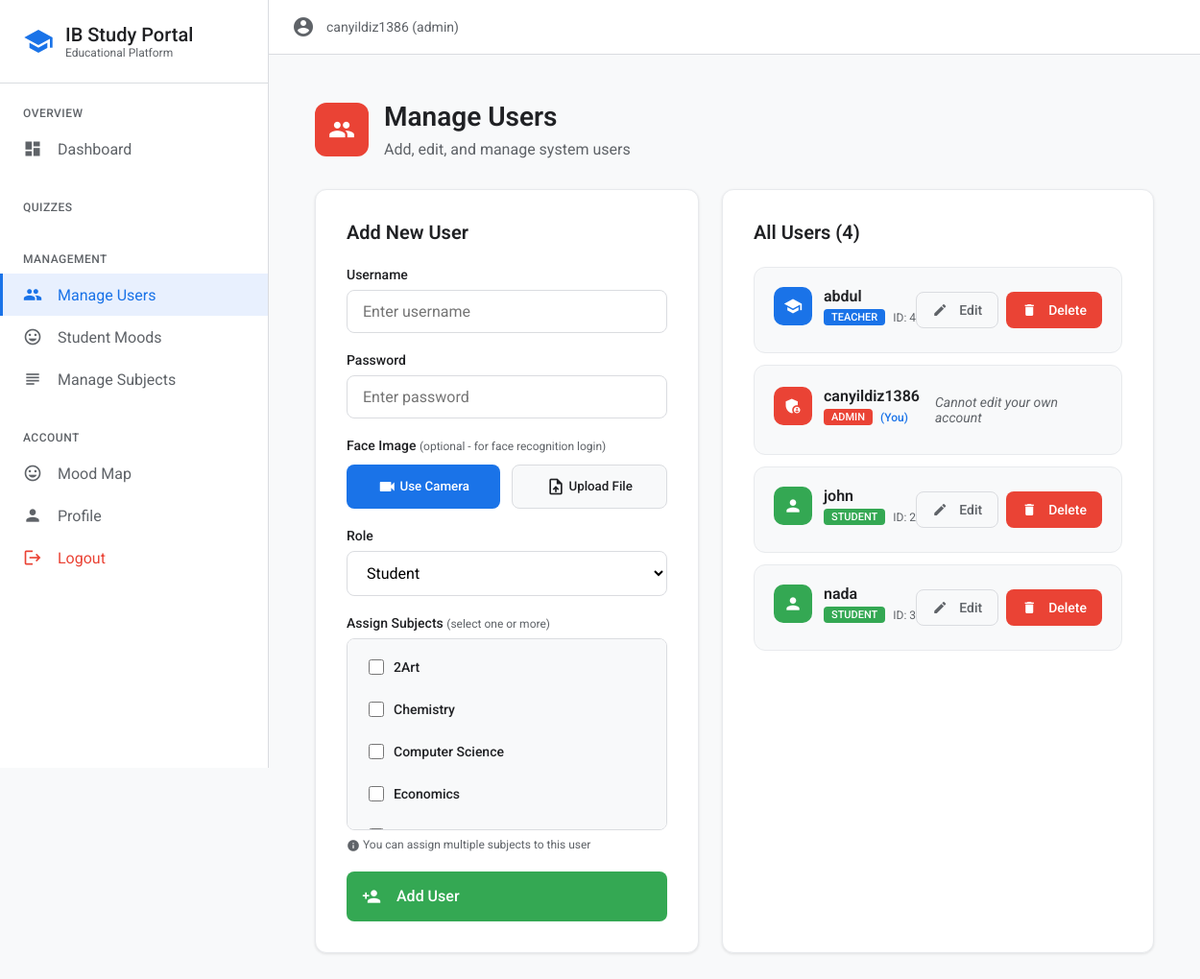
The page /admin (signed in) on the database its author committed.
### tables this page shows
CREATE TABLE users (id INTEGER PRIMARY KEY AUTOINCREMENT,username TEXT UNIQUE NOT NULL,password_hash TEXT NOT NULL,role TEXT NOT NULL DEFAULT 'student', face_image TEXT);

CREATE TABLE subjects (id INTEGER PRIMARY KEY AUTOINCREMENT,name TEXT UNIQUE NOT NULL);

### auth.py (the view)
	def wrapper(*args,**kwargs):
		if 'user_id' not in session:
			flash('Login required','error')
			return redirect(url_for('login'))
		if session.get('role')!='admin':
			flash('Only admin can access this','error')
			return redirect(url_for('login'))
		return f(*args,**kwargs)

### app.py (called while the page is built, shortened)
@app.context_processor
def inject_mood_theme():
	mood=session.get('user_mood')
	if mood:
		theme=get_mood_theme(mood)
		return {'user_mood':mood,'mood_theme':theme}
	return {'user_mood':None,'mood_theme':None}

@app.route('/admin',methods=['GET','POST'])
@admin_required
def admin():
	users,subjects=get_all_users(),get_subjects()
	return render_template('admin.html',users=users,all_subjects=subjects)

### auth.py (called while the page is built)
def admin_required(f):
	def wrapper(*args,**kwargs):
		if 'user_id' not in session:
			flash('Login required','error')
			return redirect(url_for('login'))
		if session.get('role')!='admin':
			flash('Only admin can access this','error')
			return redirect(url_for('login'))
		return f(*args,**kwargs)
	wrapper.__name__=f.__name__
	return wrapper

### db.py (called while the page is built)
def get_db_connection():return sqlite3.connect(DATABASE)

def get_all_users():
	conn=get_db_connection()
	cursor=conn.cursor()
	cursor.execute('SELECT id, username, role FROM users ORDER BY username')
	users=[{'id':row[0],'username':row[1],'role':row[2]} for row in cursor.fetchall()]
	conn.close()
	return users

def get_subjects():
	conn=get_db_connection()
	cursor=conn.cursor()
	cursor.execute('SELECT * FROM subjects ORDER BY name')
	subjects=[{'id':row[0],'name':row[1]} for row in cursor.fetchall()]
	conn.close()
	return subjects

### templates/admin.html (shortened to what this page needs)
{% extends "base.html" %}
{% block content %}
<div style="max-width: 1400px; margin: 0 auto; padding: 24px;">
    <div style="display: flex; align-items: center; gap: 16px; margin-bottom: 32px;">
        <div style="width: 56px; height: 56px; background: #ea4335; border-radius: 12px; display: flex; align-items: center; justify-content: center;">
            <span class="material-icons" style="font-size: 28px; color: white;">people</span>
        </div>
        <div>
            <h1 style="margin: 0 0 8px 0; font-size: 28px; font-weight: 600; color: #202124;">Manage Users</h1>
            <p style="margin: 0; color: #5f6368; font-size: 16px;">Add, edit, and manage system users</p>
        </div>
    </div>
    <div style="display: grid; grid-template-columns: 400px 1fr; gap: 24px;">
        <div style="background: white; padding: 32px; border-radius: 12px; border: 1px solid #e8eaed; box-shadow: 0 1px 3px rgba(0,0,0,0.1); height: fit-content;">
            <h2 style="margin: 0 0 24px 0; font-size: 20px; font-weight: 600; color: #202124;">Add New User</h2>
            <form method="POST" action="{{ url_for('admin') }}" enctype="multipart/form-data" style="display: flex; flex-direction: column; gap: 20px;">
                <div>
                    <label style="display: block; font-weight: 500; margin-bottom: 8px; color: #202124; font-size: 14px;">Username</label>
                    <input type="text" name="username" required placeholder="Enter username" class="google-input">
                </div>
                <div>
                    <label style="display: block; font-weight: 500; margin-bottom: 8px; color: #202124; font-size: 14px;">Password</label>
                    <input type="password" name="password" required placeholder="Enter password" class="google-input">
                </div>
                <div>
                    <label style="display: block; font-weight: 500; margin-bottom: 8px; color: #202124; font-size: 14px;">
                        Face Image
                        <span style="color: #5f6368; font-weight: 400; font-size: 12px;">(optional - for face recognition login)</span>
                    </label>
                    <div style="display: flex; gap: 12px; margin-top: 12px;">
                        <button type="button" id="startCameraBtnAdmin" style="flex: 1; padding: 12px; background: #1a73e8; color: white; border: none; border-radius: 8px; cursor: pointer; font-weight: 500;">
                            <span class="material-icons" style="font-size: 20px; vertical-align: middle;">videocam</span>
                            Use Camera
                        </button>
                        <button type="button" onclick="document.getElementById('faceInputAdmin').click()" style="flex: 1; padding: 12px; background: #f8f9fa; color: #202124; border: 1px solid #dadce0; border-radius: 8px; cursor: pointer; font-weight: 500;">
                            <span class="material-icons" style="font-size: 20px; vertical-align: middle;">upload_file</span>
                            Upload File
                        </button>
                    </div>
                </div>
                <div>
                    <label style="display: block; font-weight: 500; margin-bottom: 8px; color: #202124; font-size: 14px;">Role</label>
                    <select name="role" id="roleSelect" class="google-input">
                        <option value="student">Student</option>
                    </select>
                </div>
                <div id="subjectsSection" style="display: block;">
                    <label style="display: block; font-weight: 500; margin-bottom: 8px; color: #202124; font-size: 14px;">
                        Assign Subjects
                        <span style="color: #5f6368; font-weight: 400; font-size: 12px;">(select one or more)</span>
                    </label>
                    <div style="max-height: 200px; overflow-y: auto; border: 1px solid #dadce0; border-radius: 8px; padding: 12px; background: #f8f9fa;">
                        {% if all_subjects %}
                            {% for subject in all_subjects %}
                                <label style="display: flex; align-items: center; margin-bottom: 10px; cursor: pointer; padding: 6px; border-radius: 6px; transition: background 0.2s;" onmouseover="this.style.background='#e8f0fe'" onmouseout="this.style.background='transparent'">
                                    <input type="checkbox" name="subject_ids" value="{{ subject.id }}" style="margin-right: 10px; width: 16px; height: 16px; cursor: pointer;">
                                    <span style="color: #202124; font-size: 14px; font-weight: 500;">{{ subject.name }}</span>
                                </label>
                            {% endfor %}
                        {% else %}
                            <p style="color: #5f6368; font-size: 13px; margin: 8px 0; font-style: italic;">No subjects available. Create subjects first in Manage Subjects.</p>
                        {% endif %}
                    </div>
                    <p style="margin: 8px 0 0 0; color: #5f6368; font-size: 12px;">
                        <span class="material-icons" style="font-size: 14px; vertical-align: middle;">info</span>
                        You can assign multiple subjects to this user
                    </p>
                </div>
                <button type="submit" class="google-button" style="width: 100%; padding: 16px; font-size: 16px; background: #34a853;">
                    <span class="material-icons" style="font-size: 20px; margin-right: 8px;">person_add</span>
                    Add User
                </button>
            </form>
        </div>
        <div style="background: white; padding: 32px; border-radius: 12px; border: 1px solid #e8eaed; box-shadow: 0 1px 3px rgba(0,0,0,0.1);">
            <h2 style="margin: 0 0 24px 0; font-size: 20px; font-weight: 600; color: #202124;">All Users ({{ users|length }})</h2>
            <div style="display: flex; flex-direction: column; gap: 12px; max-height: 600px; overflow-y: auto;">
                {% for user in users %}
                    <div style="background: #f8f9fa; border: 1px solid #e8eaed; border-radius: 12px; padding: 20px; display: flex; justify-content: space-between; align-items: center; transition: all 0.2s ease;" onmouseover="this.style.background='#e8f0fe'" onmouseout="this.style.background='#f8f9fa'">
                        <div style="flex: 1;">
                            <div style="display: flex; align-items: center; gap: 12px; margin-bottom: 8px;">
                                <div style="width: 40px; height: 40px; background: {% if user.role == 'admin' %}#ea4335{% elif user.role == 'teacher' %}#1a73e8{% else %}#34a853{% endif %}; border-radius: 10px; display: flex; align-items: center; justify-content: center;">
                                    <span class="material-icons" style="font-size: 20px; color: white;">
                                    </span>
                                </div>
                                <div>
                                    <span style="color: #202124; font-weight: 600; font-size: 16px;">{{ user.username }}</span>
                                    <div style="display: flex; align-items: center; gap: 8px; margin-top: 4px;">
                                        <span style="background: {% if user.role == 'admin' %}#ea4335{% elif user.role == 'teacher' %}#1a73e8{% else %}#34a853{% endif %}; color: white; padding: 2px 8px; border-radius: 4px; font-size: 11px; font-weight: 500; text-transform: uppercase;">
                                            {{ user.role }}
                                        </span>
                                        {% if user.id != session.user_id %}
                                        <span style="color: #5f6368; font-size: 12px;">ID: {{ user.id }}</span>
                                        {% else %}
                                        <span style="color: #1a73e8; font-size: 12px; font-weight: 500;">(You)</span>
                                        {% endif %}
                                    </div>
                                </div>
                            </div>
                        </div>
                        <div style="display: flex; gap: 8px;">
                            {% if user.id != session.user_id %}
                                <a href="{{ url_for('edit_user', user_id=user.id) }}"
                                   class="google-button secondary" style="padding: 10px 16px; font-size: 14px; text-decoration: none;">
                                    <span class="material-icons" style="font-size: 16px; margin-right: 4px;">edit</span>
                                    Edit
                                </a>
                                <a href="{{ url_for('delete_user_route', user_id=user.id) }}"
                                   class="google-button" style="background: #ea4335; padding: 10px 16px; font-size: 14px; text-decoration: none;"
                                   onclick="return confirm('Are you sure you want to delete user {{ user.username }}? This action cannot be undone.')">
                                    <span class="material-icons" style="font-size: 16px; margin-right: 4px;">delete</span>
                                    Delete
                                </a>
                            {% else %}
                                <span style="color: #5f6368; font-size: 14px; padding: 10px 16px; font-style: italic;">Cannot edit your own account</span>
                            {% endif %}
                        </div>
                    </div>
                {% endfor %}
            </div>
        </div>
    </div>
</div>
{% endblock %}

### templates/base.html (shortened to what this page needs)
<!DOCTYPE html>
<html lang="en">
<head>
</head>
<body>
    <div class="app-layout">
        <nav class="sidebar" id="sidebar">
            <div class="sidebar-header">
                <span class="material-icons" style="color: {% if mood_theme %}{{ mood_theme.primary }}{% else %}#1a73e8{% endif %}; font-size: 32px; transition: color 0.5s ease;">school</span>
                <div>
                    <h1 style="margin: 0; font-size: 20px; font-weight: 500; color: #202124;">IB Study Portal</h1>
                    <p style="margin: 0; font-size: 12px; color: #5f6368;">
                        {% if user_mood %}{{ user_mood|emoji }} {{ user_mood|title }}{% else %}Educational Platform{% endif %}
                    </p>
                </div>
            </div>
            <div class="sidebar-nav">
                {% if session.user_id %}
                    {% if session.role == 'admin' %}
                    <div class="nav-section">
                        <div class="nav-section-title">Overview</div>
                        <a href="{{ url_for('admin_dashboard') }}" class="nav-item">
                            <span class="material-icons nav-item-icon">dashboard</span>
                            Dashboard
                        </a>
                    </div>
                    {% endif %}
                    <div class="nav-section">
                        <div class="nav-section-title">Quizzes</div>
                    </div>
                    {% if session.role in ['admin', 'teacher'] %}
                    <div class="nav-section">
                        <div class="nav-section-title">{% if session.role == 'admin' %}Management{% else %}Analytics{% endif %}</div>
                        {% if session.role == 'admin' %}
                        <a href="{{ url_for('admin') }}" class="nav-item">
                            <span class="material-icons nav-item-icon">people</span>
                            Manage Users
                        </a>
                        <a href="{{ url_for('admin_mood_tracking') }}" class="nav-item">
                            <span class="material-icons nav-item-icon">mood</span>
                            Student Moods
                        </a>
                        <a href="{{ url_for('manage_subjects') }}" class="nav-item">
                            <span class="material-icons nav-item-icon">subject</span>
                            Manage Subjects
                        </a>
                        {% endif %}
                    </div>
                    {% endif %}
                    <div class="nav-section">
                        <div class="nav-section-title">Account</div>
                        <a href="{{ url_for('mood_map') }}" class="nav-item">
                            <span class="material-icons nav-item-icon">mood</span>
                            Mood Map
                        </a>
                        <a href="{{ url_for('profile') }}" class="nav-item">
                            <span class="material-icons nav-item-icon">person</span>
                            Profile
                        </a>
                        <a href="{{ url_for('logout') }}" class="nav-item" style="color: #ea4335;">
                            <span class="material-icons nav-item-icon">logout</span>
                            Logout
                        </a>
                    </div>
                {% endif %}
            </div>
        </nav>
        <main class="main-content">
            <div class="content-header">
                {% if session.user_id %}
                <div style="display: flex; align-items: center; gap: 12px;">
                    <span class="material-icons" style="color: #5f6368;">account_circle</span>
                    <span style="color: #5f6368; font-size: 14px;">{{ session.username }} ({{ session.role }})</span>
                </div>
                {% endif %}
            </div>
            <div class="content-body">
                {% block content %}{% endblock %}
            </div>
        </main>
    </div>
</body>
</html>

### rows shown on the page
users: username "canyildiz1386", role "admin", role "ADMIN", shows "(You)", shows "Cannot edit your own account"
subjects: name "2Art"
subjects: name "Chemistry"
subjects: name "Computer Science"
subjects: name "Economics"
users: username "abdul", role "TEACHER", id "4"
users: username "john", role "STUDENT", id "2"
users: username "nada", role "STUDENT", id "3"

### other values the page prints
{{ users|length }} "4"
